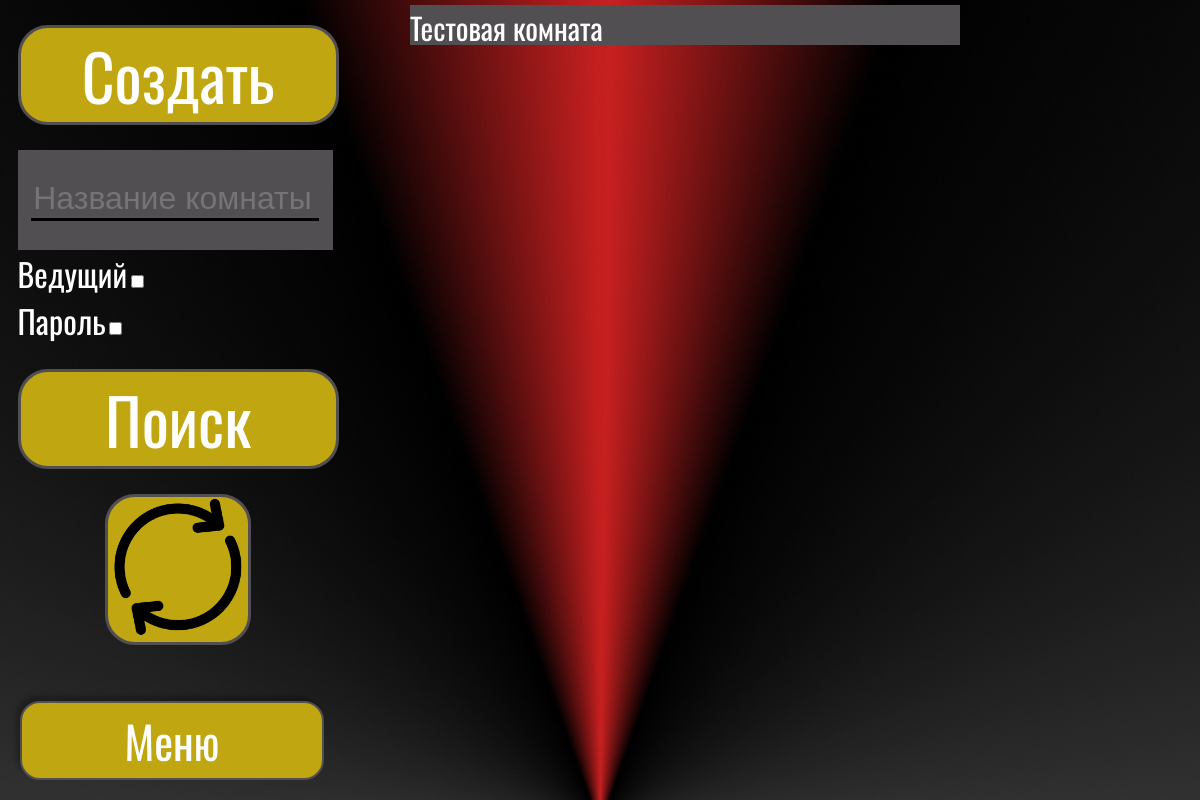
The app's page /game/, older data.
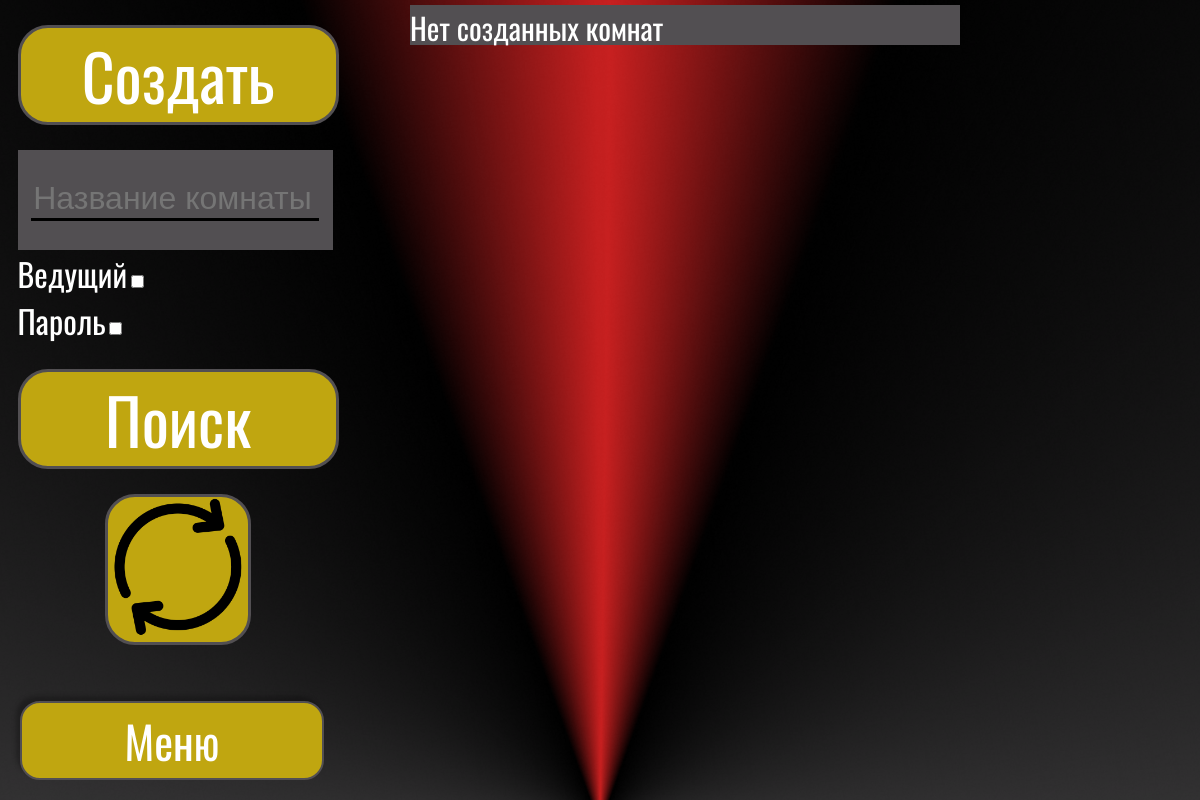
The same page, newer data.
### main/models.py (models this page shows, shortened)
class game_rooms(models.Model):
    Game_mode = [
        (0, 'Классика'),
        (1, 'Спорт'),
        (2, 'Совместный ответ'),
    ]
    ID = models.BigAutoField(primary_key=True)
    room_name = models.CharField(max_length=50)
    clos_room = models.BooleanField(default=False)
    password_room = models.CharField(max_length=50, null=True, blank=True)
    selections = models.ForeignKey(Selections, on_delete=models.PROTECT, related_name='Selection_Room')
    game_mode = models.IntegerField(choices=Game_mode, default=0)
    host = models.ForeignKey(Users, on_delete=models.PROTECT, related_name='host_game_rooms')
    captain = models.ForeignKey(Users, on_delete=models.PROTECT, related_name='captain_game_rooms', null=True, blank=True)
    leader = models.ForeignKey(Users, on_delete=models.PROTECT, related_name='leader_game_rooms', null=True, blank=True)
    room_limit = models.IntegerField(
        validators=[
            MinValueValidator(3),
            MaxValueValidator(8)
        ]
    )
    people_on_page = models.JSONField(default=dict, null=True, blank=True)
    room_description = models.TextField(null=True, blank=True)
    early_answer = models.BooleanField(default=True)
    time_answer = models.IntegerField(
        validators=[
            MinValueValidator(5),
            MaxValueValidator(600)
        ]
    )
    clear_chat = models.BooleanField(default=False)
    question_time = models.IntegerField(
        validators=[
            MinValueValidator(10),
            MaxValueValidator(600)
        ]
    )
    show_question = models.BooleanField(default=True)
    reading_speed = models.IntegerField(
        validators=[
            MinValueValidator(1),
            MaxValueValidator(60)
        ]
    )
    random_order = models.BooleanField(default=True)
    break_between_questions = models.IntegerField(
        validators=[
            MinValueValidator(0),
            MaxValueValidator(600)
        ]
    )
    class Meta:
        verbose_name = 'Игровая комната'
        verbose_name_plural = 'Игровые комнаты'

### main/views.py (the view)
# urls.py: path('', views.Game_Room, name="Game_Room"),
def Game_Room(request):
    error = request.GET.get('err')
    rooms = game_rooms.objects.all()
    if error:
        return render(request, "main/main_game.html", {
            "rooms": rooms,
            "error": error,
        })
    return render(request, "main/main_game.html",{"rooms":rooms})

### main/templates/main/main_game.html (shortened to what this page needs)
{% load static %}
<!DOCTYPE html>
<html lang="ru">
<head>
    <link rel="stylesheet" href="{% static 'main/css/game_search.css' %}">
</head>
<body>
    <div id="page">
        <div id="tools_search">
            <div id="button_create" class="button"><a style="text-decoration: none; color: inherit;" href="{% url 'Create_Room' %}">Создать</a></div>
            <div id="input_box"><input id="input_search" class="input_select" placeholder="Название комнаты" onkeyup="filterItemsSesion()"></div>
            <div id="select_box">
                <div class="line">Ведущий<input id="leader" type="checkbox" class="check"></div>
                <div class="line">Пароль<input id="password" type="checkbox" class="check"></div>
            </div>
            <div id="button_search" class="button">Поиск</div>
            <div id="refresh_button" class="button"><img id="img_refresh" alt="обновить" src="{% static 'main/img/refresh.png' %}"></div>
        </div>
        <div id="rooms">
            <div id="room_scroll_box">
                <ul id="list_rooms">
                    {% for room in rooms %}
                    <li class="room"
                        data-name="{{ room.room_name }}"
                        data-description="{{ room.room_description }}"
                        data-selection="{{ room.selections.selection_name }}"
                        {% if room.leader %} data-leader="True" {% else %} data-leader="False" {% endif %}
                        data-password="{{ room.clos_room }}"
                        data-room="{{ room.ID }}"
                        data-time="{{room.question_time}}"
                        data-mode = "{{room.game_mode}}"
                        data-users="{{ room.people_on_page.users|length }}"
                        data-limit="{{ room.room_limit }}">
                        {{ room.room_name }}
                    </li>
                    {% empty %}
                    <li class="room">Нет созданных комнат</li>
                    {% endfor %}
                </ul>
            </div>
        </div>
    </div>
    <div id="main_page" class="main_button"><a style="text-decoration: none; color: inherit;" href="{% url 'Menu' %}?pas=123">Меню</a></div>
</body>
</html>

### main/static/main/css/game_search.css (style rules this page uses)
body { font-family: 'Oswald', sans-serif; padding: 0; margin: 0; height: 100vh; background-image: url('../img/background.png'); background-size: cover; background-position: center; background-repeat: no-repeat; }
#main_page { position: fixed; bottom: 20px; left: 20px; z-index: 1000; display: flex; justify-content: center; align-items: center; background-color: #C0A610; border: 2px solid #524F52; border-radius: 20px; color: white; font-family: 'Oswald', sans-serif; text-align: center; font-size: 45px; height: 75px; width: 300px; cursor: pointer; transition: .5s; box-shadow: -4px -5px 4px 0px rgba(0, 0, 0, 0.25); }
#page { display: flex; overflow-y: hidden; overflow-x: auto; width: 100vw; height: 100vh; }
#tools_search { flex: 0 0 auto; height: 100%; width: 25%; min-width: 350px; }
#rooms { flex: 0 0 auto; height: 100%; width: 40%; margin-left: 5%; min-width: 550px; }
.button { background-color: #C0A610; border: 3px solid #524F52; border-radius: 30px; color: white; text-align: center; cursor: pointer; }
#button_create { width: 90%; margin-left: 5%; margin-top: 25px; font-size: 64px; }
#input_box { background-color: rgba(82, 79, 82, 1); margin-top: 25px; width: 90%; height: 100px; margin-left: 5%; display: flex; justify-content: center; align-items: center; padding: 0; }
#input_search { width: 90%; color: white; }
.input_select { border: none; outline: none; box-shadow: none; background: transparent; color: white; border-bottom: 3px solid rgba(0, 0, 0, 1); font-size: 32px; }
.input_select::placeholder { font-size: 32px; }
#select_box { width: 90%; margin-left: 5%; color: white; font-size: 32px; }
#button_search { width: 90%; margin-left: 5%; margin-top: 25px; font-size: 64px; }
#refresh_button { margin-top: 25px; width: 40%; margin-left: 30%; }
#img_refresh { width: 100%; }
#room_scroll_box { overflow-y: auto; overflow-x: hidden; height: 100%; scrollbar-width: thin; scrollbar-color: #C0A610 rgba(82, 79, 82, 1); }
#list_rooms { list-style-type: none; padding: 0; margin: 0; }
.room { margin-top: 5px; height: 40px; color: white; font-size: 30px; background-color: rgba(82, 79, 82, 1); cursor: pointer; }

Row changes from the older to the newer data that the page shows:
removed game_rooms: room_name "Тестовая комната"
Text that changed along with them:
text now shown: "Нет созданных комнат"
